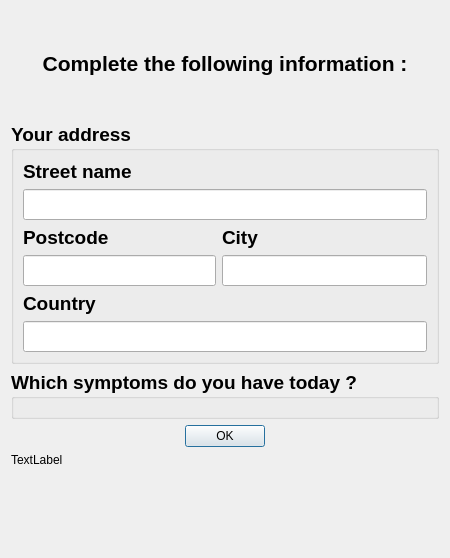
<?xml version="1.0" encoding="UTF-8"?>
<ui version="4.0">
 <class>DialogSymptomes</class>
 <widget class="QDialog" name="DialogSymptomes">
  <property name="geometry">
   <rect>
    <x>0</x>
    <y>0</y>
    <width>450</width>
    <height>558</height>
   </rect>
  </property>
  <property name="windowTitle">
   <string>Information input | CoronAppli</string>
  </property>
  <layout class="QVBoxLayout" name="verticalLayout">
   <item>
    <spacer name="verticalSpacer">
     <property name="orientation">
      <enum>Qt::Vertical</enum>
     </property>
     <property name="sizeType">
      <enum>QSizePolicy::Fixed</enum>
     </property>
     <property name="sizeHint" stdset="0">
      <size>
       <width>20</width>
       <height>40</height>
      </size>
     </property>
    </spacer>
   </item>
   <item>
    <widget class="QLabel" name="label_2">
     <property name="font">
      <font>
       <pointsize>16</pointsize>
       <weight>75</weight>
       <bold>true</bold>
      </font>
     </property>
     <property name="text">
      <string>Complete the following information :</string>
     </property>
     <property name="alignment">
      <set>Qt::AlignCenter</set>
     </property>
    </widget>
   </item>
   <item>
    <spacer name="verticalSpacer_2">
     <property name="orientation">
      <enum>Qt::Vertical</enum>
     </property>
     <property name="sizeType">
      <enum>QSizePolicy::Fixed</enum>
     </property>
     <property name="sizeHint" stdset="0">
      <size>
       <width>20</width>
       <height>40</height>
      </size>
     </property>
    </spacer>
   </item>
   <item>
    <widget class="QGroupBox" name="groupBoxAddress">
     <property name="font">
      <font>
       <pointsize>14</pointsize>
       <weight>75</weight>
       <bold>true</bold>
      </font>
     </property>
     <property name="title">
      <string>Your address</string>
     </property>
     <layout class="QVBoxLayout" name="verticalLayout_5">
      <item>
       <widget class="QLabel" name="label_3">
        <property name="text">
         <string>Street name</string>
        </property>
       </widget>
      </item>
      <item>
       <widget class="QLineEdit" name="lineEditStreet"/>
      </item>
      <item>
       <layout class="QHBoxLayout" name="horizontalLayout">
        <item>
         <layout class="QVBoxLayout" name="verticalLayout_2">
          <item>
           <widget class="QLabel" name="label_4">
            <property name="text">
             <string>Postcode</string>
            </property>
           </widget>
          </item>
          <item>
           <widget class="QLineEdit" name="lineEditPostcode">
            <property name="sizePolicy">
             <sizepolicy hsizetype="Fixed" vsizetype="Fixed">
              <horstretch>0</horstretch>
              <verstretch>0</verstretch>
             </sizepolicy>
            </property>
           </widget>
          </item>
         </layout>
        </item>
        <item>
         <layout class="QVBoxLayout" name="verticalLayout_3">
          <item>
           <widget class="QLabel" name="label_5">
            <property name="text">
             <string>City</string>
            </property>
           </widget>
          </item>
          <item>
           <widget class="QLineEdit" name="lineEditCity"/>
          </item>
         </layout>
        </item>
       </layout>
      </item>
      <item>
       <widget class="QLabel" name="label_6">
        <property name="text">
         <string>Country</string>
        </property>
       </widget>
      </item>
      <item>
       <widget class="QLineEdit" name="lineEditCountry"/>
      </item>
     </layout>
    </widget>
   </item>
   <item>
    <widget class="QGroupBox" name="groupBoxSymptoms">
     <property name="font">
      <font>
       <pointsize>14</pointsize>
       <weight>75</weight>
       <bold>true</bold>
      </font>
     </property>
     <property name="title">
      <string>Which symptoms do you have today ?</string>
     </property>
    </widget>
   </item>
   <item>
    <layout class="QHBoxLayout" name="horizontalLayout_3">
     <item>
      <spacer name="horizontalSpacer">
       <property name="orientation">
        <enum>Qt::Horizontal</enum>
       </property>
       <property name="sizeHint" stdset="0">
        <size>
         <width>40</width>
         <height>20</height>
        </size>
       </property>
      </spacer>
     </item>
     <item>
      <widget class="QPushButton" name="pushButton">
       <property name="text">
        <string>OK</string>
       </property>
      </widget>
     </item>
     <item>
      <spacer name="horizontalSpacer_2">
       <property name="orientation">
        <enum>Qt::Horizontal</enum>
       </property>
       <property name="sizeHint" stdset="0">
        <size>
         <width>40</width>
         <height>20</height>
        </size>
       </property>
      </spacer>
     </item>
    </layout>
   </item>
   <item>
    <widget class="QLabel" name="label">
     <property name="text">
      <string>TextLabel</string>
     </property>
    </widget>
   </item>
   <item>
    <spacer name="verticalSpacer_3">
     <property name="orientation">
      <enum>Qt::Vertical</enum>
     </property>
     <property name="sizeHint" stdset="0">
      <size>
       <width>20</width>
       <height>40</height>
      </size>
     </property>
    </spacer>
   </item>
  </layout>
 </widget>
 <resources/>
 <connections/>
</ui>
